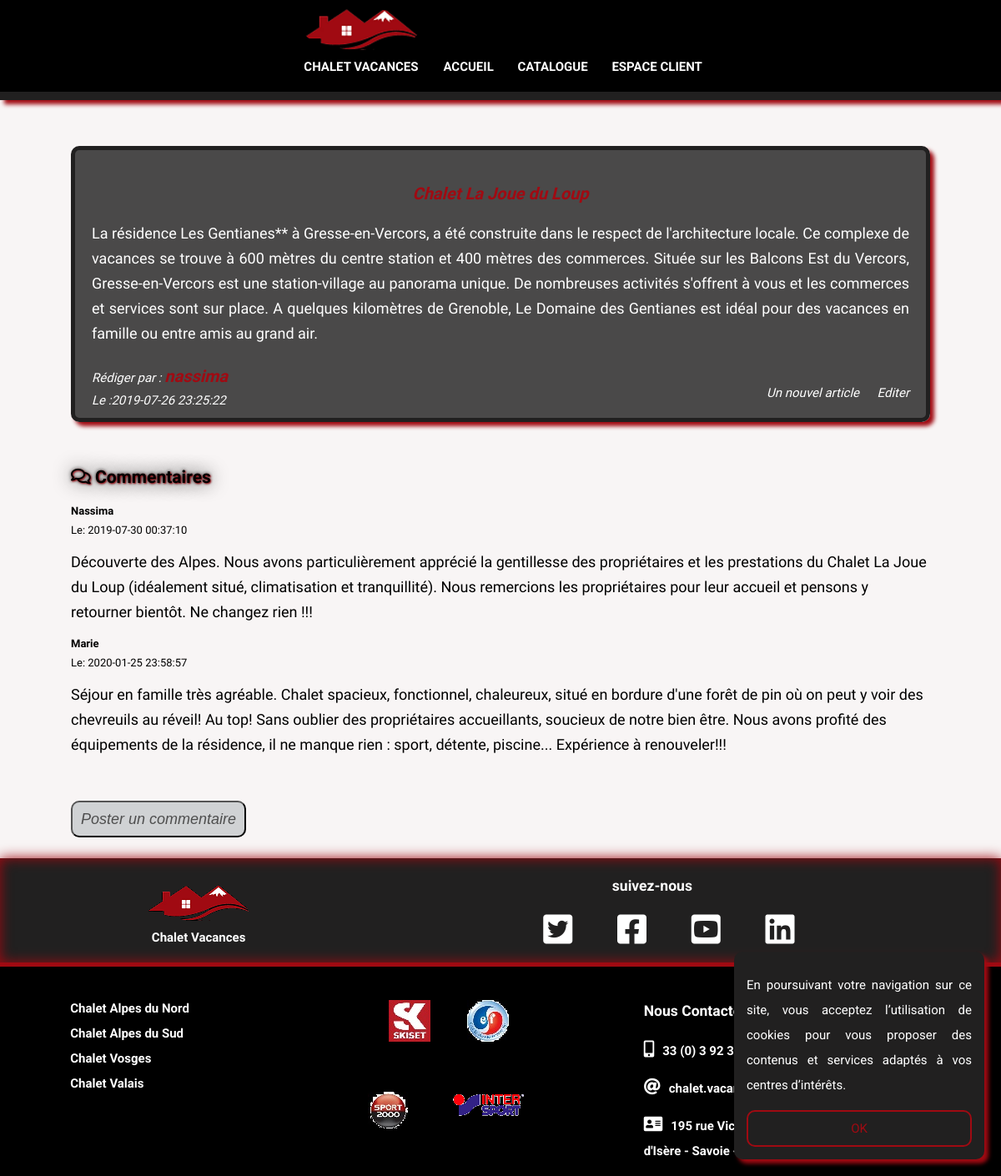
Screenshot of /detailsPostBlog.php?id=2 with the database file from the repository.
### tables this page shows
CREATE TABLE IF NOT EXISTS `posts` (
  `id_posts` int(11) NOT NULL AUTO_INCREMENT,
  `title` varchar(255) NOT NULL,
  `content` text NOT NULL,
  `publication_date` datetime NOT NULL,
  `id_customer` int(11) NOT NULL,
  `id_chalet` int(11) NOT NULL,
  PRIMARY KEY (`id_posts`),
  KEY `indexCustomer` (`id_customer`),
  KEY `indexChalet` (`id_chalet`)
);

CREATE TABLE IF NOT EXISTS `comments` (
  `id_comments` int(11) NOT NULL AUTO_INCREMENT,
  `content` text NOT NULL,
  `pseudo` varchar(255) NOT NULL,
  `publication_date` datetime NOT NULL,
  `id_posts` int(11) NOT NULL,
  PRIMARY KEY (`id_comments`),
  KEY `indexPost` (`id_posts`)
);

### detailsPostBlog.php (called while the page is built, shortened)
<?php
require('application/database.php');
$id=$_GET['id'];
$post=detailsPostBlog($id);
$commentBlog=showCommentBlog($id);
include 'layout.phtml';

### application/database.php (called while the page is built, shortened)
<?php
function connect() {
    $pdo=new PDO('mysql:host=localhost;dbname=projetnassima;charset=utf8','root','');
    $pdo->setAttribute(PDO::ATTR_ERRMODE, PDO::ERRMODE_EXCEPTION);
    return $pdo;
}
function detailsPostBlog($id) {
	$pdo = connect();
	$req=$pdo->prepare('SELECT * FROM posts JOIN chalet ON `posts`.`id_chalet`= `chalet`.`id_chalet` JOIN customers ON `posts`.`id_customer`=`customers`.`id_customer` WHERE `posts`.`id_posts`= ?');
	$req->execute(array($id));
	$post= $req->fetchAll(PDO::FETCH_ASSOC);
	return $post;
}
function showCommentBlog($id){
    $pdo = connect();
    $req=$pdo->prepare('SELECT * FROM `comments` WHERE `id_posts`=?');
    $req->execute (array($id));
    $commentBlog=$req->fetchAll(PDO::FETCH_ASSOC);
    return $commentBlog;
}

### detailsPostBlog.phtml (the view, shortened to what this page needs)
<section id="chalet">
	<section id="post">
		<?php foreach ($post as $key => $value) :?>
			<h2 class="titre"><?= $value['title']?></h2>
			<p class="content"><?= $value['content'] ?></p>
			<p class="auteur"> Rédiger par : <span><?=$value['pseudo'] ?></span></p>
			<p class="date">Le :<?= $value['publication_date'] ?></p>
			<a href="editPostBlog.php?id=<?= $value['id_posts']; ?>" class='editPost'>Editer</a>
			<a href="addPostBlog.php?id=<?= $value['id_posts']; ?>" class='newPost'>Un nouvel article</a>
		<?php endforeach; ?>
	</section>
	<section id="comment">
		<h3><i class="far fa-comments"></i> Commentaires</h3>
		<?php foreach ($commentBlog as $key => $value) :?>
			<p class="auteur"><strong><?= htmlspecialchars($value['pseudo']);?></strong></p>
			<p class="date">Le: <?= htmlspecialchars($value['publication_date']) ?></p>
			<p class="content"><?=htmlspecialchars($value['content'])?></p>
		<?php endforeach;?>
	</section>
	<div id="commentPlus">
		<button>Poster un commentaire</button>
	</div>
</section>

### css/style.css (style rules this page uses)
* { -o-box-sizing: border-box; -moz-box-sizing: border-box; -webkit-box-sizing: border-box; -ms-sizing: border-box; -khtml-sizing: border-box; box-sizing: border-box; outline: none; text-decoration: none; -webkit-transition: all .2s ease 0s; transition: all .2s ease 0s; }
html { font-size:62.5%; }
body { margin: 0px; padding: 0px; font-size: 1.8rem; line-height: 3rem; font-family: 'Roboto', sans-serif; background: rgb(248, 245, 245); }
a { text-decoration: none; }
table, #post, #comment { font-family: 'Cardo', serif; }
.thematique-titre span, #conditions span, #adminBlog th, #sectionChalet a:hover, #bestChalet h2 span, #bestPromotion h2 span, #videos h2 span, #detailsChalet p a, #Contact p span, .box p a, form h2 span, #adminBlog .fas, #post h3 a, #post .readMore a, #displayChalet h3, #bestChalet h3 a, #bestPromotion h3 a, #detailsChalet h3, #post h2, #post .auteur span, #comment .content a, #sectionProfile h2 { color: rgb(160,10,18); }
#displayChalet .detailChalet, #displayChalet h3, #bestChalet, #bestPromotion, .form h3, #adminBlog th, .customersInfo td, #post h2, #post .auteur span, #detailsChalet h3 { text-align: center; font-size: 2rem; font-weight: bold; font-style: italic; }
#post { position: relative; width: 100%; padding: 20px 20px 0; margin: 30px auto 15px; color:#fff; background: rgb(0,0,0,0.7); border: 5px solid rgb(33,32,32); -webkit-border-radius: 10px; border-radius: 10px; -webkit-box-shadow: 5px 5px 5px rgb(160,10,18); box-shadow: 5px 5px 5px rgb(160,10,18); }
#post .content { text-align: justify; }
#post .auteur, #post .date { text-align: left; line-height: 1.2rem; }
#post .auteur, #post .date, #post .newPost, #post .editPost { font-size: 1.5rem; font-style: italic; }
#post .auteur { margin-top: 30px; }
#post .newPost, #post .editPost { position: absolute; bottom: 15px; color: #fff; }
#post .newPost { right: 80px; }
#post .editPost { right: 20px; }
#comment { text-align: left; margin: 5% 0; }
#comment h3 { text-shadow: 1px 1px 2px rgb(160,10,18), 0 0 1em rgb(33,32,32), 0 0 0.2em rgb(33,32,32); }
#comment .auteur, #comment .date { font-size: 1.3rem; line-height: 1rem; }
#commentPlus { text-align: left; }
#commentPlus button { padding: 10px; font-style: italic; color: rgb(78, 78, 78); background-color: #d0d2d4; -webkit-border-radius: 10px; border-radius: 10px; }
#sectionPost, #chalet { margin-top: 150px; }

### rows the page displays
posts: content "La résidence Les Gentianes** à Gresse-en-Vercors, a été construite dans le respect de l'architecture locale. Ce complexe de vacances se trouve à 600 mètres du centre station et 400 mètres des commerces. Située sur les Balcons Est du Vercors, Gresse-en-Vercors est une station-village au panorama unique. De nombreuses activités s'offrent à vous et les commerces et services sont sur place. A quelques kilomètres de Grenoble, Le Domaine des Gentianes est idéal pour des vacances en famille ou entre amis au grand air.", publication_date "2019-07-26 23:25:22"
comments: pseudo "Nassima", publication_date "2019-07-30 00:37:10", content "Découverte des Alpes. Nous avons particulièrement apprécié la gentillesse des propriétaires et les prestations du Chalet La Joue du Loup (idéalement situé, climatisation et tranquillité). Nous remercions les propriétaires pour leur accueil et pensons y retourner bientôt. Ne changez rien !!!"
comments: pseudo "Marie", publication_date "2020-01-25 23:58:57", content "Séjour en famille très agréable. Chalet spacieux, fonctionnel, chaleureux, situé en bordure d'une forêt de pin où on peut y voir des chevreuils au réveil! Au top! Sans oublier des propriétaires accueillants, soucieux de notre bien être. Nous avons profité des équipements de la résidence, il ne manque rien : sport, détente, piscine... Expérience à renouveler!!!"
